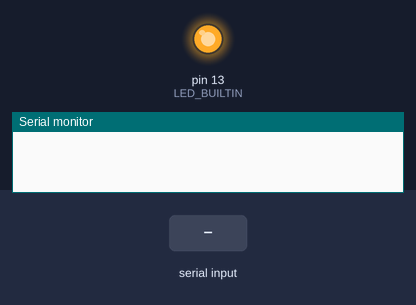
Recording of a sketch running on a simulated Arduino Uno, built with avr-gcc and run on an emulated ATmega328P. On the bench: output pins drawn as LEDs (lit = HIGH), the last lines printed to the serial monitor. The test bench sets the inputs (shaded band).

Above: at 1.2 s.
1.3 s: "on\n" received over Serial
At 2.5 s:
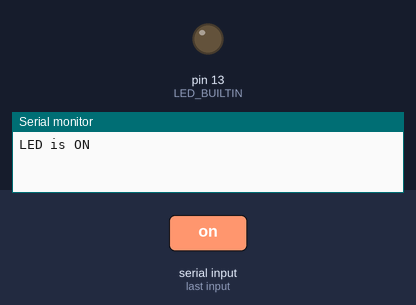
2.8 s: "off\n" received over Serial
At 3.8 s:
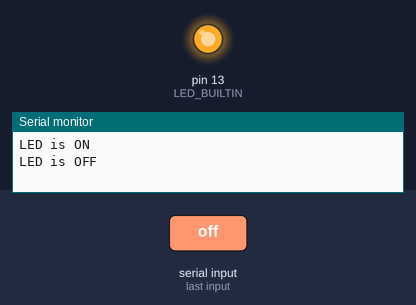
Timing chart, 0 to 5.8 s (numbered marks = the images above; inputs shaded):
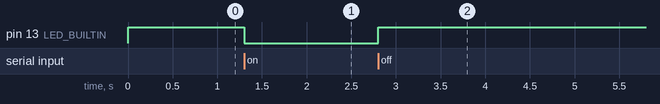

The sketch:

esp8266_send_receive.ino
```cpp
char chr;
String command = "";

void control() {
  if (command == "on") {
    digitalWrite(LED_BUILTIN, LOW);
    Serial.println("LED is ON");
  } else if (command == "off") {
    digitalWrite(LED_BUILTIN, HIGH);
    Serial.println("LED is OFF");
  }
}

void setup() {
  pinMode(LED_BUILTIN, OUTPUT);
  digitalWrite(LED_BUILTIN, HIGH);
  Serial.begin(9600);
}

void loop() {
  while (Serial.available()) {
    chr = Serial.read();
    if (chr == '\n' || chr == '#') {
      control();
      command = "";
    } else {
      command += chr;
    }
  }
}
```

Measured:
- after the input at 1.3 s, pin 13 (LED_BUILTIN): HIGH → LOW at once
- after the input at 2.8 s, pin 13 (LED_BUILTIN): LOW → HIGH at once
